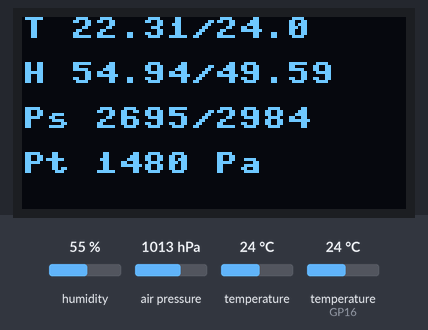
The program below on a simulated Raspberry Pi Pico running MicroPython. On the bench: 128×64 one-colour display. Inputs (shaded band) come from the test bench; at power-on: humidity 55 %, temperature (sensor on GP16) 24 °C, temperature 24 °C, air pressure 1013 hPa. Library files of the repository ran but are not shown: bme280.py, ssd1306.py; what the program prints to the serial console is not drawn.

Above: at 1.2 s.
1.3 s: humidity set to 22 %
At 5.8 s:
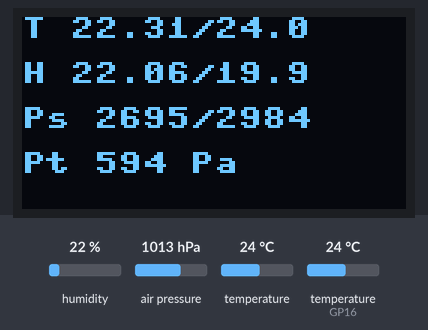
6.2 s: temperature (sensor on GP16) set to 12 °C
At 9.6 s:
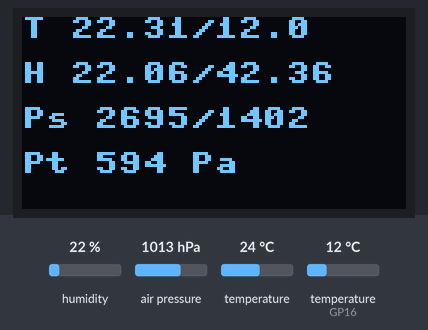
10.1 s: temperature (sensor 0) set to 12 °C
At 13.4 s:
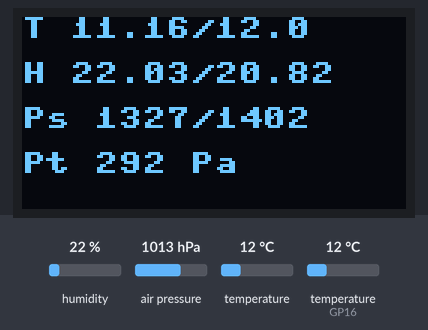
13.9 s: temperature (sensor on GP16) set to 19 °C
At 17.2 s:
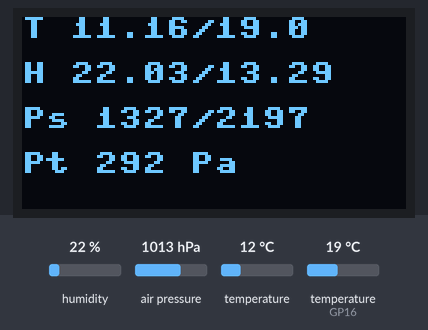
17.8 s: humidity set to 40 %
At 21.0 s:
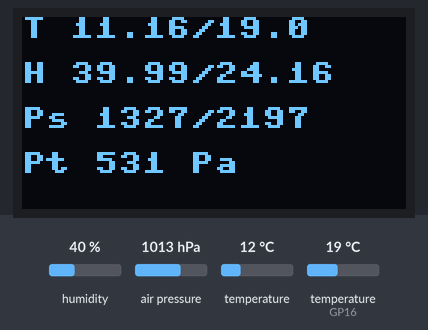
21.7 s: temperature (sensor on GP16) set to 28 °C
At 24.8 s:
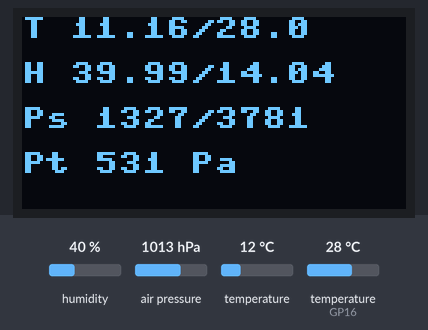
Timing chart, 0 to 26.3 s (numbered marks = the images above; inputs shaded):
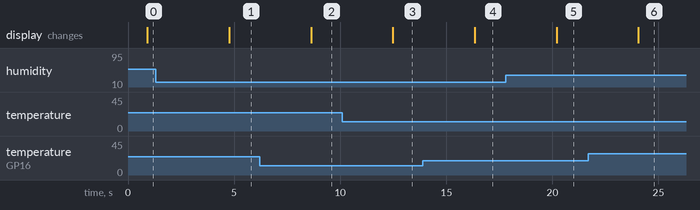

Measured:
- after the input at 1.3 s, the display: changes after 3.5 s (image 1)
- after the input at 6.2 s, the display: changes after 2.4 s (image 2)
- after the input at 10.1 s, the display: changes after 2.4 s (image 3)
- after the input at 13.9 s, the display: changes after 2.4 s (image 4)
- after the input at 17.8 s, the display: changes after 2.4 s (image 5)
- after the input at 21.7 s, the display: changes after 2.4 s (image 6)

The program:

main.py
```python
from machine import Pin, I2C
#from time import sleep
import time, math
from bme280 import BME280
from ssd1306 import SSD1306_I2C
import onewire, ds18x20

def ps(T):
    T = float(T)
    P = 0.61121 * math.exp((18.678 - (T / 234.5)) * (T / (257.14 + T)))
    P = round(P * 1000,1)
    return P

def linien():
    print('*'*45)

#setup BME280
i2c = I2C(0, sda = Pin(0), scl = Pin(1), freq = 400000)
bme = BME280(i2c = i2c)

#setup Display
WITDH = 128
HEIGHT = 64

i2c_oled = I2C(1, sda = Pin(14), scl = Pin(15), freq = 400000)
oled = SSD1306_I2C(WITDH, HEIGHT, i2c_oled)

#setup DS18B20
ds_pin = machine.Pin(16)
ds_sensor = ds18x20.DS18X20(onewire.OneWire(ds_pin))

roms = ds_sensor.scan()
print('Found a ds18x20 device')

#oled.fill(0)
#oled.text('ds18x20 gefunden',0,0)
#oled.show()

while True:


    print(bme.values)
    linien()
    #print(bme.values[0])
    bme_temp = bme.values[0]
    bme_temp = bme_temp.replace('C','')
    bme_hum = bme.values[2]
    bme_hum = bme_hum.replace('%','')

    print('BME Temperatur: \t\t',bme_temp)
    bme_ps = round(ps(bme_temp))
    bme_ps = str(bme_ps)
    #bme_ps = str(ps((bme_temp)))
    print('BME Ps: \t\t\t',bme_ps)
    bme_Pt = ps(bme_temp)*float(bme_hum)/100
    bme_Pt = str(round(bme_Pt))
    #bme_Pt = str(round(ps(bme_temp)*float(bme_hum)/100,1))
    print('BME Pt: \t\t\t',bme_Pt)

    print('BME Luftfeuchtigkeit: \t\t',bme_hum)
    linien()

    #Daten an OLED ausgeben
    #oled.fill(0)
    #oled.text('T '+ bme_temp + ' C',0,0)
    #oled.text('H '+ bme_hum + ' %',0,15)
    #oled.text('Ps ' + bme_ps + ' Pa',0,30)
    #oled.text('Pt ' + bme_Pt + ' Pa',0,45)
    #oled.show()

    #roms = ds_sensor.scan()
    ds_sensor.convert_temp()
    time.sleep_ms(750)
    for rom in roms:
        #print(ds_sensor.read_temp(rom))
        print('DS Temperatur: \t\t\t',round(ds_sensor.read_temp(rom),2))
        ds_temp = round(ds_sensor.read_temp(rom),2)
        ds_temp = str(ds_temp)
        T_DS = ds_sensor.read_temp(rom)
        #print(T_DS)
        print('Ps am Sensor DS: \t\t',ps((T_DS)))
        ds_ps = str(round(ps(T_DS)))
        #DS_Pt = round(ps(T_DS)*float(bme_hum)/100,1)
        #print('Pt am Sensor DS: \t\t',str(DS_Pt))
        rlf_DS = round(float(bme_Pt)/ps(T_DS)*100,2)
        ds_hum = str(rlf_DS)
        print('\t\t\t\t',str(rlf_DS))
        linien()

    #Daten an OLED ausgeben
    oled.fill(0)
    oled.text('T '+ bme_temp + '/' + ds_temp,0,0)
    oled.text('H '+ bme_hum + '/' + ds_hum,0,15)
    oled.text('Ps ' + bme_ps + '/' + ds_ps,0,30)
    oled.text('Pt ' + bme_Pt + ' Pa',0,45)
    oled.show()

    time.sleep(3)
```
